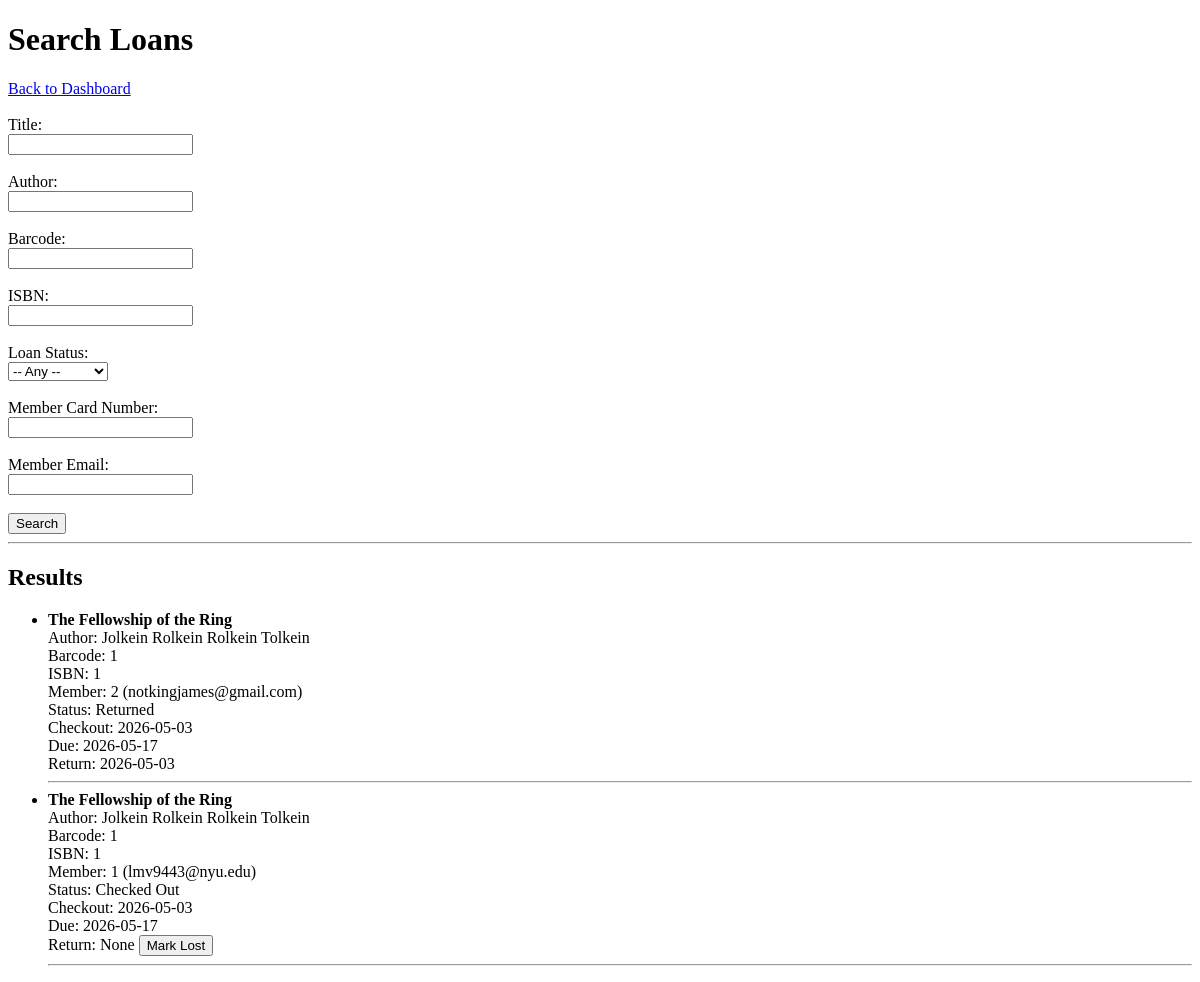
Page /loan_search on the earlier database version.
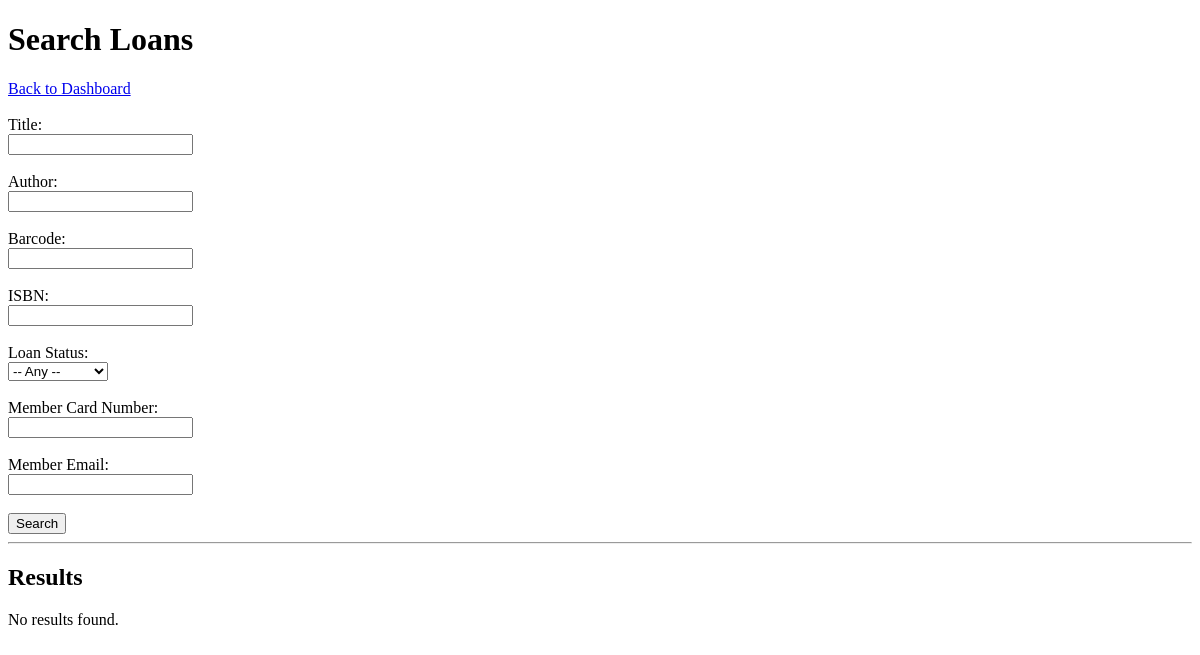
Same page on the later database version.
### tables this page shows
CREATE TABLE Loans (
            Loan_ID INTEGER PRIMARY KEY AUTOINCREMENT,
            Barcode INTEGER,
            Card_Number INTEGER,
            Checkout_Date TEXT,
            Due_Date TEXT,
            Return_Date TEXT,
            Status TEXT CHECK (Status IN ('Available', 'Checked Out', 'Overdue', 'Returned', 'Lost')),
            FOREIGN KEY (Barcode) REFERENCES Copies(Barcode),
            FOREIGN KEY (Card_Number) REFERENCES Members(Card_Number)
        );

CREATE TABLE Books (
            ISBN TEXT PRIMARY KEY,
            Title TEXT NOT NULL,
            Date_Pub TEXT,
            Publisher TEXT,
            Genre TEXT,
            Description TEXT
        );

CREATE TABLE Copies (
            Barcode INTEGER PRIMARY KEY AUTOINCREMENT,
            ISBN TEXT,
            Status TEXT CHECK (Status IN ('Available', 'Checked Out', 'Lost', 'Maintenance', 'On Hold')),
            Shelf TEXT,
            Language TEXT,
            Page_Count INTEGER,
            Date_Added TEXT,
            Checkouts INTEGER DEFAULT 0,
            FOREIGN KEY (ISBN) REFERENCES Books (ISBN)
        );

CREATE TABLE Members (
            Card_Number INTEGER PRIMARY KEY AUTOINCREMENT,
            First_Name TEXT NOT NULL,
            Last_Name TEXT NOT NULL,
            Email TEXT UNIQUE NOT NULL,
            Phone TEXT,
            Address TEXT,
            Membership_Date TEXT DEFAULT (DATE('now')),
            Active INTEGER DEFAULT 1 CHECK (Active IN (0,1))
        );

### app.py (the view, shortened to what this page needs)
@app.route('/loan_search', methods=['GET', 'POST'])
def loan_search():
    conn = get_db_connection()
    cur = conn.cursor()
    query = "SELECT * FROM LoanDetails WHERE 1=1"
    params = []
    loans = cur.execute(query, params).fetchall()
    conn.close()
    return render_template('loan_search.html', loans=loans)

### app.py (called while the page is built)
def get_db_connection():
    conn = sqlite3.connect('database.db')
    conn.row_factory = sqlite3.Row
    return conn

### templates/loan_search.html (shortened to what this page needs)
<!DOCTYPE html>
<html>
<head>
</head>
<body>
<h1>Search Loans</h1>
<a href="/librarian">Back to Dashboard</a><br><br>
<form method="POST">
    <label>Title:</label><br>
    <input type="text" name="title"><br><br>
    <label>Author:</label><br>
    <input type="text" name="author"><br><br>
    <label>Barcode:</label><br>
    <input type="text" name="barcode"><br><br>
    <label>ISBN:</label><br>
    <input type="text" name="isbn"><br><br>
    <label>Loan Status:</label><br>
    <select name="status">
        <option value="">-- Any --</option>
    </select><br><br>
    <label>Member Card Number:</label><br>
    <input type="text" name="card_number"><br><br>
    <label>Member Email:</label><br>
    <input type="text" name="email"><br><br>
    <button type="submit">Search</button>
</form>
<hr>
<h2>Results</h2>
{% if loans %}
    <ul>
        {% for loan in loans %}
            <li>
                <strong>{{ loan['Title'] }}</strong><br>
                Author: {{ loan['Author'] }}<br>
                Barcode: {{ loan['Barcode'] }}<br>
                ISBN: {{ loan['ISBN'] }}<br>
                Member: {{ loan['Card_Number'] }} ({{ loan['Email'] }})<br>
                Status: {{ loan['Loan_Status'] }}<br>
                Checkout: {{ loan['Checkout_Date'] }}<br>
                Due: {{ loan['Due_Date'] }}<br>
                Return: {{ loan['Return_Date'] }}
                {% if loan['Loan_Status'] in ['Checked Out', 'Overdue'] %}
                    <form action="/mark_lost/{{ loan['Loan_ID'] }}" method="POST" style="display:inline;">
                        <button type="submit">Mark Lost</button>
                    </form>
                {% endif %}
            </li>
            <hr>
        {% endfor %}
    </ul>
{% else %}
    <p>No results found.</p>
{% endif %}
</body>
</html>

Differences in the rows shown:
removed Loans: Title "The Fellowship of the Ring", Author "Jolkein Rolkein Rolkein Tolkein", Barcode "1", ISBN "1", Card_Number "2", Email "notkingjames@gmail.com", Loan_Status "Returned", Checkout_Date "2026-05-03", Due_Date "2026-05-17", Return_Date "2026-05-03"
removed Loans: Title "The Fellowship of the Ring", Author "Jolkein Rolkein Rolkein Tolkein", Barcode "1", ISBN "1", Card_Number "1", Email "lmv9443@nyu.edu", Loan_Status "Checked Out", Checkout_Date "2026-05-03", Due_Date "2026-05-17", Return_Date "None"
Other differences:
text now shown: "No results found."
